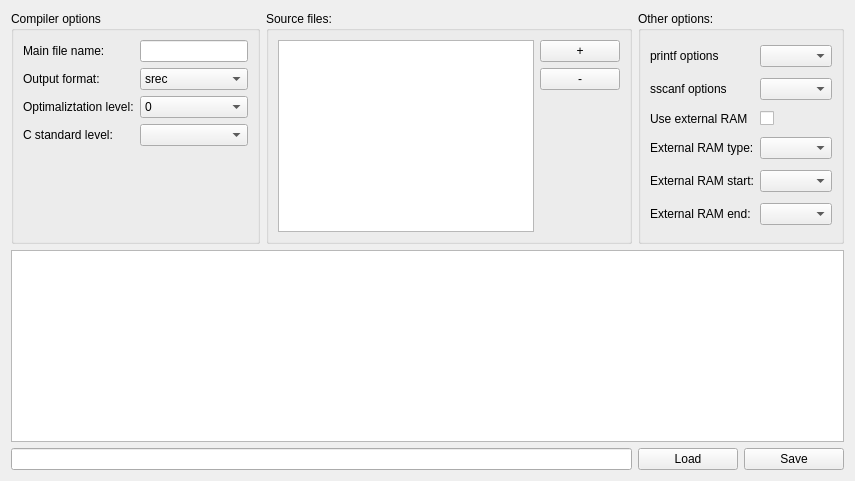
       <widget class="QWidget" name="tabMFileGenerator">
        <attribute name="title">
         <string>Makefile generator</string>
        </attribute>
        <layout class="QGridLayout" name="gridLayout_15">
         <item row="0" column="0">
          <widget class="QGroupBox" name="groupBoxCompilerOptions">
           <property name="title">
            <string>Compiler options</string>
           </property>
           <layout class="QGridLayout" name="gridLayout_13">
            <item row="0" column="0">
             <widget class="QLabel" name="mainFileNameLabel">
              <property name="text">
               <string>Main file name:</string>
              </property>
             </widget>
            </item>
            <item row="0" column="1">
             <widget class="QLineEdit" name="mainFileNameLineEdit"/>
            </item>
            <item row="1" column="0">
             <widget class="QLabel" name="outputFormatLabel">
              <property name="text">
               <string>Output format:</string>
              </property>
             </widget>
            </item>
            <item row="1" column="1">
             <widget class="QComboBox" name="outputFormatComboBox">
              <item>
               <property name="text">
                <string>srec</string>
               </property>
              </item>
              <item>
               <property name="text">
                <string>ihex</string>
               </property>
              </item>
              <item>
               <property name="text">
                <string>binary</string>
               </property>
              </item>
             </widget>
            </item>
            <item row="2" column="0">
             <widget class="QLabel" name="optimaliztationLevelLabel">
              <property name="text">
               <string>Optimaliztation level:</string>
              </property>
             </widget>
            </item>
            <item row="2" column="1">
             <widget class="QComboBox" name="optimaliztationLevelComboBox">
              <item>
               <property name="text">
                <string>0</string>
               </property>
              </item>
              <item>
               <property name="text">
                <string>1</string>
               </property>
              </item>
              <item>
               <property name="text">
                <string>s</string>
               </property>
              </item>
              <item>
               <property name="text">
                <string>2</string>
               </property>
              </item>
              <item>
               <property name="text">
                <string>3</string>
               </property>
              </item>
             </widget>
            </item>
            <item row="3" column="0">
             <widget class="QLabel" name="cStandardLevelLabel">
              <property name="text">
               <string>C standard level:</string>
              </property>
             </widget>
            </item>
            <item row="3" column="1">
             <widget class="QComboBox" name="cStandardLevelComboBox"/>
            </item>
            <item row="4" column="0">
             <spacer name="verticalSpacer_7">
              <property name="orientation">
               <enum>Qt::Vertical</enum>
              </property>
              <property name="sizeHint" stdset="0">
               <size>
                <width>20</width>
                <height>40</height>
               </size>
              </property>
             </spacer>
            </item>
           </layout>
          </widget>
         </item>
         <item row="0" column="1">
          <widget class="QGroupBox" name="groupBoxSourcefiles">
           <property name="title">
            <string>Source files:</string>
           </property>
           <layout class="QGridLayout" name="gridLayout_14">
            <item row="0" column="0" rowspan="4">
             <widget class="QTableView" name="tableView"/>
            </item>
            <item row="1" column="1">
             <widget class="QPushButton" name="pushButtonRemoveSource">
              <property name="text">
               <string>-</string>
              </property>
             </widget>
            </item>
            <item row="2" column="1">
             <spacer name="verticalSpacer_6">
              <property name="orientation">
               <enum>Qt::Vertical</enum>
              </property>
              <property name="sizeHint" stdset="0">
               <size>
                <width>20</width>
                <height>117</height>
               </size>
              </property>
             </spacer>
            </item>
            <item row="0" column="1">
             <widget class="QPushButton" name="pushButtonAddSource">
              <property name="text">
               <string>+</string>
              </property>
             </widget>
            </item>
           </layout>
          </widget>
         </item>
         <item row="0" column="2" colspan="2">
          <widget class="QGroupBox" name="groupBoxMakefileOtherSettings">
           <property name="title">
            <string>Other options:</string>
           </property>
           <layout class="QGridLayout" name="gridLayout_16">
            <item row="0" column="0">
             <widget class="QLabel" name="printfOptionsLabel">
              <property name="text">
               <string>printf options</string>
              </property>
             </widget>
            </item>
            <item row="0" column="1">
             <widget class="QComboBox" name="printfOptionsComboBox"/>
            </item>
            <item row="1" column="0">
             <widget class="QLabel" name="sscanfOptionsLabel">
              <property name="text">
               <string>sscanf options</string>
              </property>
             </widget>
            </item>
            <item row="1" column="1">
             <widget class="QComboBox" name="sscanfOptionsComboBox"/>
            </item>
            <item row="2" column="0">
             <widget class="QLabel" name="externalRamLabel">
              <property name="text">
               <string>Use external RAM</string>
              </property>
             </widget>
            </item>
            <item row="2" column="1">
             <widget class="QCheckBox" name="useExternalRamCheckBox"/>
            </item>
            <item row="3" column="0">
             <widget class="QLabel" name="externalRAMTypeLabel">
              <property name="text">
               <string>External RAM type:</string>
              </property>
             </widget>
            </item>
            <item row="3" column="1">
             <widget class="QComboBox" name="externalRAMTypeComboBox"/>
            </item>
            <item row="4" column="0">
             <widget class="QLabel" name="externalRAMStartLabel">
              <property name="text">
               <string>External RAM start:</string>
              </property>
             </widget>
            </item>
            <item row="4" column="1">
             <widget class="QComboBox" name="externalRAMStartComboBox"/>
            </item>
            <item row="5" column="0">
             <widget class="QLabel" name="externalRAMEndLabel">
              <property name="text">
               <string>External RAM end:</string>
              </property>
             </widget>
            </item>
            <item row="5" column="1">
             <widget class="QComboBox" name="externalRAMEndComboBox"/>
            </item>
           </layout>
          </widget>
         </item>
         <item row="1" column="0" colspan="4">
          <widget class="QTextEdit" name="textEditMakeFile"/>
         </item>
         <item row="2" column="0" colspan="2">
          <widget class="QLineEdit" name="lineEditMakefilePath"/>
         </item>
         <item row="2" column="2">
          <widget class="QPushButton" name="pushButtonMakefile">
           <property name="text">
            <string>Load</string>
           </property>
          </widget>
         </item>
         <item row="2" column="3">
          <widget class="QPushButton" name="pushButtonSaveMakeFile">
           <property name="text">
            <string>Save</string>
           </property>
          </widget>
         </item>
        </layout>
       </widget>
